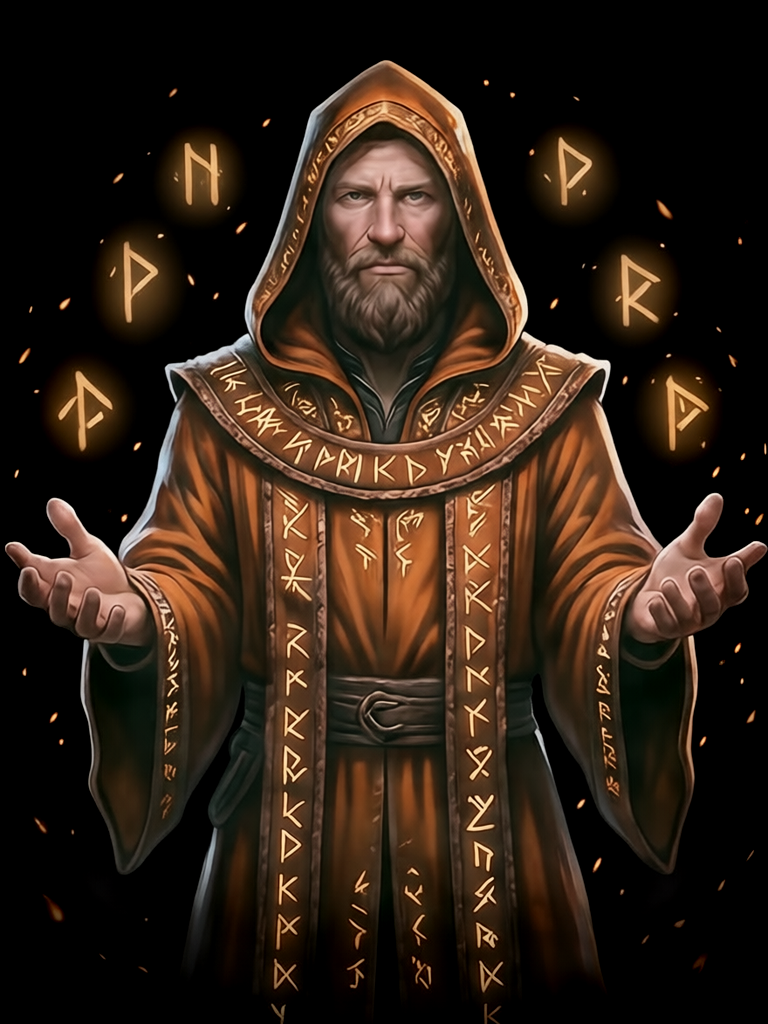
#> input picture concept-art/default-art-design-v1/characters/anthropic/idle.png, 768 x 1024 px
$ python -i build.py   (imports and definitions only)
#> lines starting #> are read from the running program, lines starting #| are printed output that depends on the picture
# Builds the Grove skin's art into web/skins/grove/ from the chosen sources in this pack.
#   python source/build.py [--masks]
# --masks recomputes the BiRefNet cut-out masks with the local image studio (ComfyUI must be running).
import argparse, shutil, subprocess, sys, tempfile
from pathlib import Path
import numpy as np
from PIL import Image, ImageDraw, ImageFilter

PACK = Path(__file__).resolve().parent.parent
WEB = PACK.parent.parent / "web" / "skins" / "grove"
GEN = Path("E:/projects/local-image-studio/scripts/gen.py")
PROVIDERS = {"anthropic": "#d97757", "openai": "#4caf6e", "google": "#4a9be8", "xai": "#2fb8c6", "shell": "#9a7ae0", "docker": "#2496ed", "terminal-ai-chat": "#C8983A", "hermes": "#0000F2"}
STATES = ["idle", "working", "locked"]
CHARACTER_WIDTH = 640
# The square around each provider's head in its idle art (1056×1408), for the provider icon.
HEADS = {"anthropic": (190, 110, 650), "openai": (200, 260, 640), "google": (230, 120, 620), "xai": (225, 210, 520), "shell": (200, 150, 660), "docker": (450, 350, 600)}
FAMILIAR_SIZE = 112


# [4 lines left out: function encode, not called in this run]


def quantize(im, out):
    out.parent.mkdir(parents=True, exist_ok=True)
    im.quantize(256, method=Image.Quantize.FASTOCTREE, dither=Image.Dither.FLOYDSTEINBERG).save(out, optimize=True)


def shrink(im, width):
    return im.convert("RGBa").resize((width, round(im.height * width / im.width)), Image.LANCZOS).convert("RGBA")


# [36 lines left out: functions remask, backdrop, cutout, source, not called in this run]


def hex_rgb(color):
    return tuple(int(color[i:i + 2], 16) for i in (1, 3, 5))


# [11 lines left out: function icon, not called in this run]


def familiar(src):
    im = Image.open(src).convert("RGB")
#> im is the input picture: PIL image 768x1024 RGB; mean R, G, B 47.4, 32.8, 21.5
    side = round(min(im.size) * 0.86)
#> side = 660
    cx, cy = im.width // 2, round(im.height * 0.47)
#> cx = 384; cy = 481
    im = im.crop((cx - side // 2, cy - side // 2, cx + side // 2, cy + side // 2))
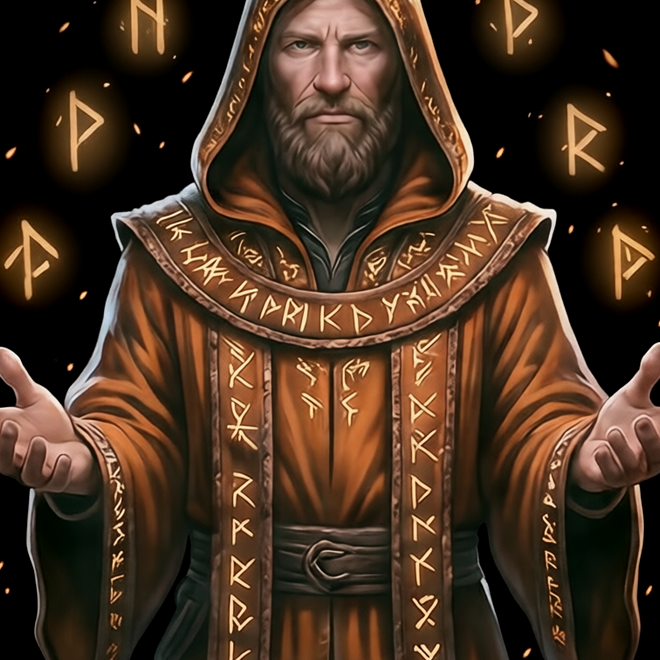
#> im: PIL image 660x660 RGB; mean R, G, B 72.1, 50.2, 33.2
    return im.resize((FAMILIAR_SIZE, FAMILIAR_SIZE), Image.LANCZOS)
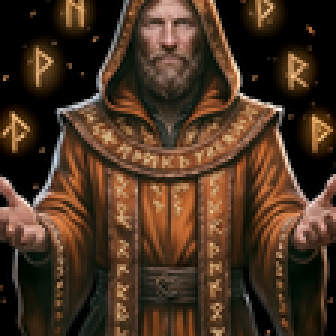
#> returned value: PIL image 112x112 RGB (shown 3 times larger); mean R, G, B 72.3, 50.4, 33.4


# [4 lines left out: function write, not called in this run]


# The locked badge: a small round river stone bound with a vine, a sleeping leaf padlock on it.
LOCK = """
<svg xmlns="http://www.w3.org/2000/svg" viewBox="0 0 40 40">
  <defs>
    <radialGradient id="s" cx="38%" cy="32%" r="75%"><stop offset="0" stop-color="#6d7672"/><stop offset="0.65" stop-color="#3a423f"/><stop offset="1" stop-color="#1f2523"/></radialGradient>
    <linearGradient id="m" x1="0" y1="0" x2="1" y2="1"><stop offset="0" stop-color="#9ccf5a"/><stop offset="1" stop-color="#4f8a2c"/></linearGradient>
  </defs>
  <ellipse cx="20" cy="21" rx="17.5" ry="16" fill="url(#s)" stroke="#1a1f1d" stroke-opacity="0.5"/>
  <path d="M5 16c3-7 10-11 17-10.5 4 .3 7 1.8 9.4 4-4.4-1.6-9.6-1.2-14 .6S9.6 15 5 16z" fill="url(#m)"/>
  <path d="M15.6 19.5v-3a4.4 4.4 0 0 1 8.8 0v3" fill="none" stroke="#e9efe4" stroke-width="2.1" stroke-linecap="round"/>
  <rect x="13" y="19.2" width="14" height="10.4" rx="3" fill="#e9efe4"/>
  <path d="M20 21.6c-1.9 1.3-2.2 3.6-.1 5.6 2.1-2 1.8-4.3.1-5.6z" fill="#5b9a34"/>
  <path d="M20 22.6v4.4" stroke="#e9efe4" stroke-width="0.6"/>
  <path d="M3.5 27c5 3.5 10 2 13.5-1.5M36.5 24.5c-3.6 3.6-8.4 4.3-12 2.5" fill="none" stroke="#5b9a34" stroke-width="1.5" stroke-linecap="round"/>
  <path d="M8 29.5c-1.6-.4-2.6-1.6-2.6-3 1.5 0 2.6 1.2 2.6 3zM31.5 28c1.4-.9 1.8-2.4 1.2-3.6-1.4.6-1.9 2.2-1.2 3.6z" fill="#7cb84a"/>
</svg>"""

# The card and dialog frame corner: a sprig of young leaves curling in from the top-right corner.
SPRIG = """
<svg xmlns="http://www.w3.org/2000/svg" viewBox="0 0 64 64">
  <defs><linearGradient id="g" x1="1" y1="0" x2="0" y2="1"><stop offset="0" stop-color="#3f7d3a"/><stop offset="1" stop-color="#8cc75a"/></linearGradient></defs>
  <path d="M63 1C52 6 40 10 30 20 22 28 18 36 15 46" fill="none" stroke="#5a7d3a" stroke-width="1.6" stroke-linecap="round"/>
  <path d="M49 7c-3-5-9-6-13-4 3 4 8 6 13 4z" fill="url(#g)"/>
  <path d="M41 13c1 6 6 9 11 9-1-5-6-9-11-9z" fill="url(#g)"/>
  <path d="M31 20c-4-4-10-4-14-1 4 3 10 4 14 1z" fill="url(#g)"/>
  <path d="M25 28c1 6 5 10 11 10-1-6-5-9-11-10z" fill="url(#g)"/>
  <path d="M19 37c-4-3-9-2-12 1 3 3 9 3 12-1z" fill="url(#g)"/>
  <path d="M15 46c-2 3-1.5 6 .5 8 1.5-2.5 1.2-5.6-.5-8z" fill="#9fd468"/>
</svg>"""

# Usage meter markers: a water drop for the first window, a leaf for the second.
DROP = """
<svg xmlns="http://www.w3.org/2000/svg" viewBox="0 0 16 16">
  <defs><linearGradient id="f" x1="0" y1="0" x2="0.4" y2="1"><stop offset="0" stop-color="#bdeaff"/><stop offset="0.55" stop-color="#4aa6e8"/><stop offset="1" stop-color="#1f6fb8"/></linearGradient></defs>
  <path d="M8 1.2C8 1.2 3 7 3 10.2a5 5 0 0 0 10 0C13 7 8 1.2 8 1.2z" fill="url(#f)" stroke="#1a5f9c" stroke-opacity="0.45" stroke-width="0.6"/>
  <path d="M5.6 10.4a2.6 2.6 0 0 0 2 2.4" fill="none" stroke="#fff" stroke-opacity="0.85" stroke-width="1.1" stroke-linecap="round"/>
</svg>"""
LEAF = """
<svg xmlns="http://www.w3.org/2000/svg" viewBox="0 0 16 16">
  <defs><linearGradient id="f" x1="0" y1="1" x2="1" y2="0"><stop offset="0" stop-color="#2f7a3a"/><stop offset="0.6" stop-color="#5fb84e"/><stop offset="1" stop-color="#b6e27a"/></linearGradient></defs>
  <path d="M2.2 13.8C1.6 7.4 5.6 2.4 14 1.8c.4 8-4.6 12.4-11.8 12z" fill="url(#f)" stroke="#245e2c" stroke-opacity="0.5" stroke-width="0.6"/>
  <path d="M2.4 13.6C5.4 10 8.4 7 12.2 3.8M6.4 10.2l-.4-2.6M9 7.6l2.4.2" fill="none" stroke="#e8f6d2" stroke-opacity="0.8" stroke-width="0.8" stroke-linecap="round"/>
</svg>"""


# [38 lines left out: function main, not called in this run]


# [2 lines not run here, left out]

>>> result = familiar('../../default-art-design-v1/characters/anthropic/idle.png')
